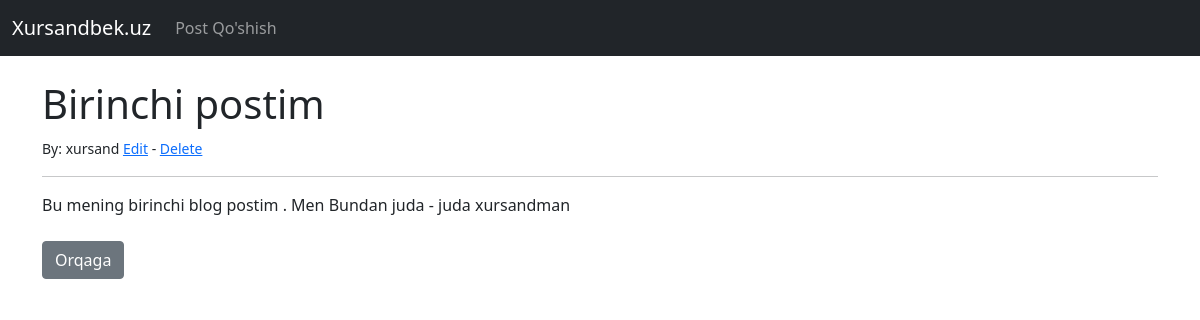
The app's page /article/1 with its own data.
### theblog/models.py (models this page shows, shortened)
class Post(models.Model):
	title = models.CharField(max_length=50)
	title_tag = models.CharField(max_length=50)
	author = models.ForeignKey(User, on_delete=models.CASCADE)
	body = models.TextField()

### theblog/views.py (the view)
# urls.py: path('article/<int:pk>', ArticleDetailView.as_view(), name='article-detail'),
class ArticleDetailView(DetailView):
	model = Post
	template_name = 'article-detail.html'

### theblog/templates/article-detail.html (shortened to what this page needs)
{% extends 'base.html' %}
{% block content %}
<h1>{{post.title}}</h1>
<small>By: {{post.author}} <a href="{% url 'update_post' post.pk %}">Edit</a> -
			<a href="{% url 'delete_post' post.pk %}">Delete</a></small><br>
<hr>
{{post.body}}
<br>
<br>
<a href="{% url 'home' %}" class="btn btn-secondary">Orqaga</a>
{% endblock %}

### records on screen
Post: title "Birinchi postim", author "xursand", body "Bu mening birinchi blog postim . Men Bundan juda - juda xursandman"
